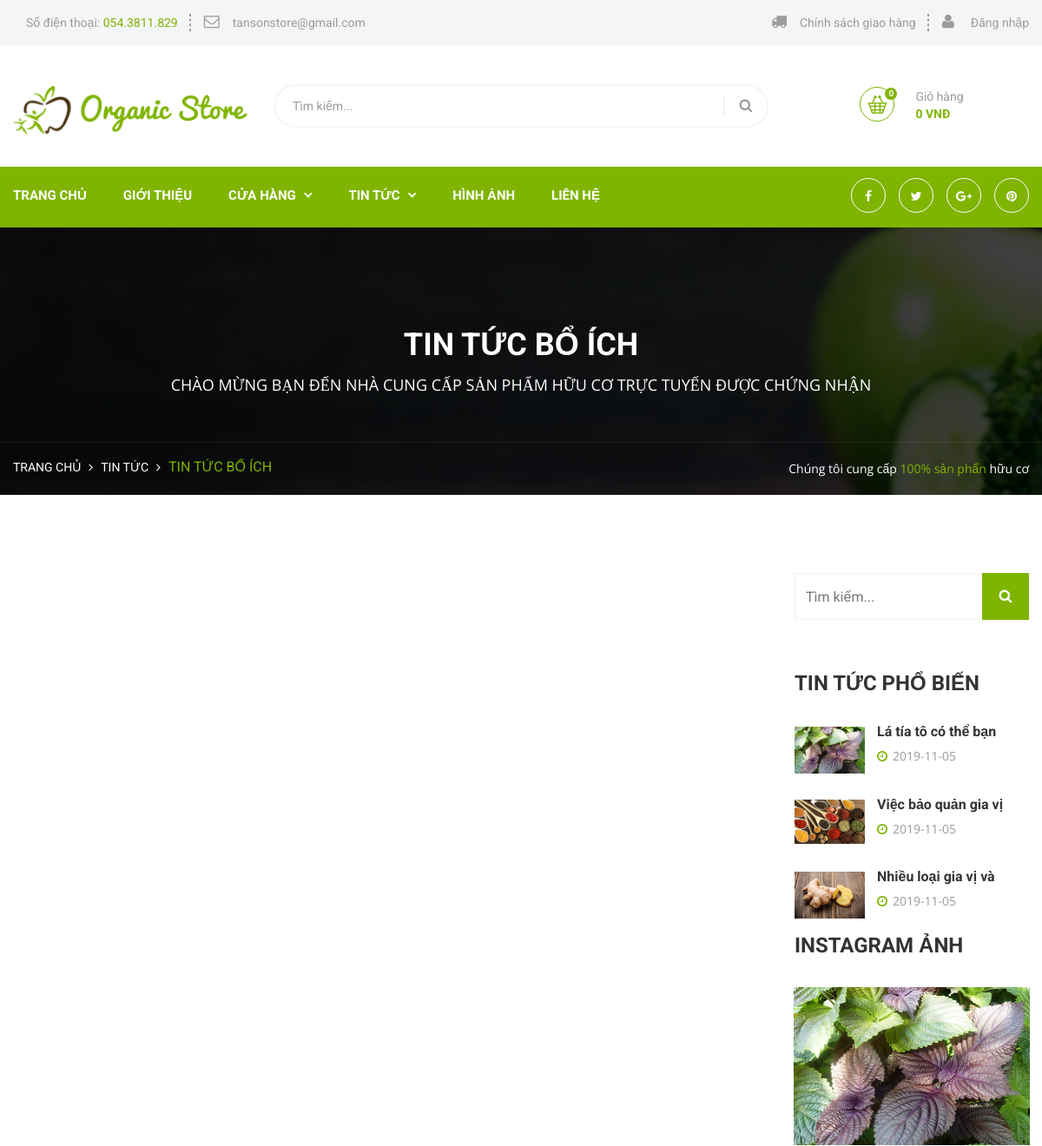
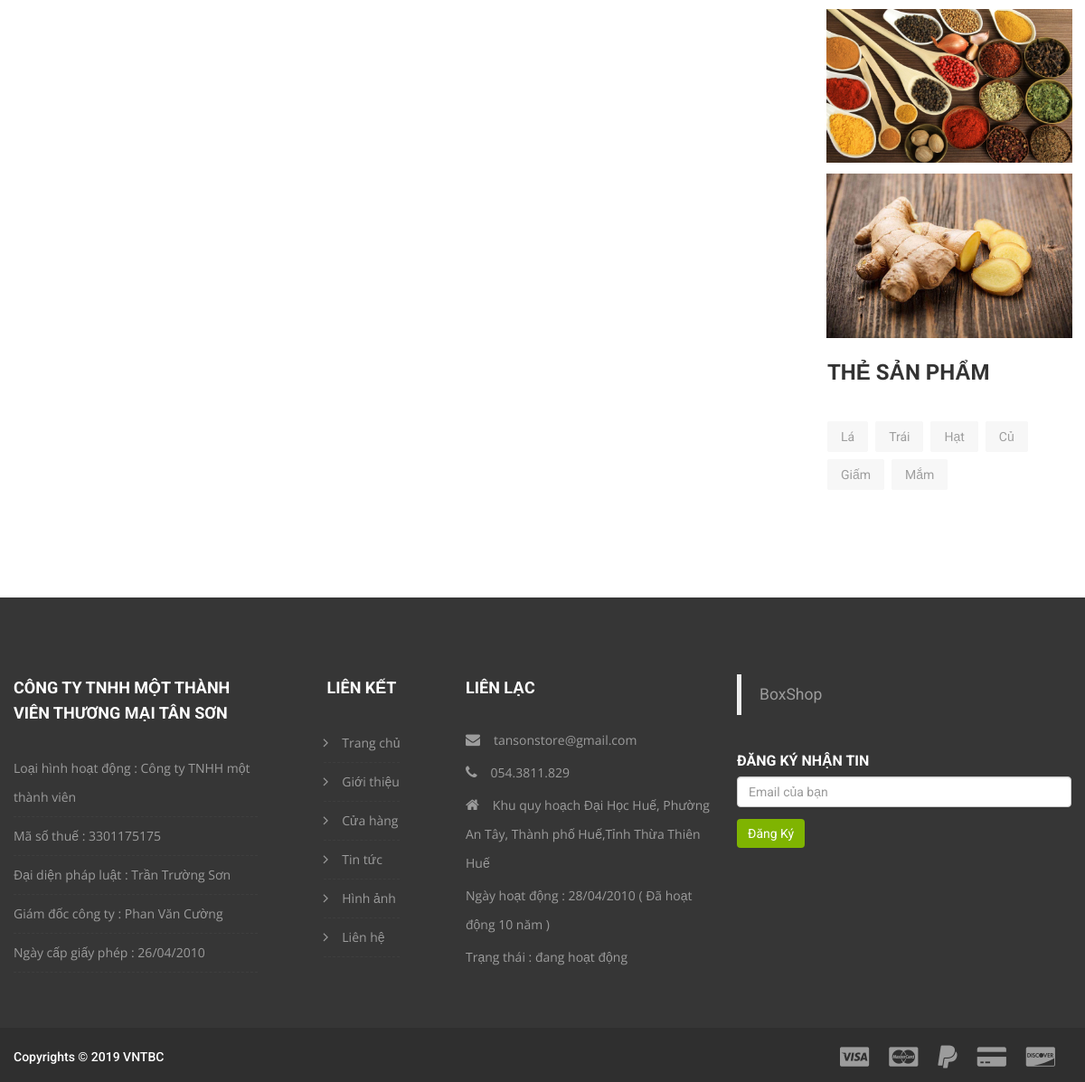
Page /new-details.php on the committed database (2 pictures, top to bottom).
### tables this page shows
CREATE TABLE `tintuc` (
  `matintuc` int(10) NOT NULL,
  `tentintuc` varchar(50) NOT NULL,
  `mota` varchar(150) NOT NULL,
  `hinhanh` varchar(100) NOT NULL,
  `noidung` mediumtext NOT NULL,
  `ngaydang` date NOT NULL
);

### new-details-right.php (the view, shortened to what this page needs)
<div class="col-md-3 col-sm-4 col-xs-12 sidebar_styleTwo">
				<div class="wrapper">
					<div class="sidebar_search">
						<form action="#" method="POST">
							<input type="text" name="searchKey" placeholder="Tìm kiếm...">
							<button class="tran3s color1_bg"><i class="fa fa-search" aria-hidden="true"></i></button>
						</form>
					</div>
					<div class="popular_news">
						<div class="theme_inner_title">
							<h4>Tin tức phổ biến</h4>
						</div>
						<div class="recent-posts">
                            <?php
                                if(isset($_POST['searchKey'])) {
                                    $searchKey = $_POST['searchKey'];
                                    $sql = "SELECT * FROM tintuc WHERE tentintuc LIKE '%$searchKey%'";
                                }
                                else {
                                    $sql = "SELECT * FROM tintuc LIMIT 4";
                                }
                            $query = mysqli_query($con, $sql);
							while ($row = mysqli_fetch_assoc($query)) {
                                $matin = $row['matintuc'];
								?>
								<div class="post">
									<div class="post-thumb"><a href="new-details.php?id=<?php echo $matin  ?>"><img src="<?php echo $row['hinhanh'] ?>" alt=""></a></div>
									<h4><a href="new-details.php?id=<?php echo $matin  ?>"><?php echo $row['tentintuc'] ?></a></h4>
									<div class="post-info"><i class="fa fa-clock-o"></i><?php echo $row['ngaydang'] ?></div>
								</div>
							<?php
							}
							?>
						</div>
					</div>
					<div class="single-sidebar">
						<div class="theme_inner_title">
							<h4>Instagram Ảnh</h4>
						</div>
						<ul class="instagram-feed">
							<?php
							$sql = "SELECT * FROM tintuc LIMIT 8";
							$query = mysqli_query($con, $sql);
							while ($row = mysqli_fetch_assoc($query)) {
								?>
								<li>
									<div class="img-holder">
										<img src="<?php echo $row['hinhanh'] ?>" alt="Awesome Image">
									</div>
								</li>
							<?php
							}
							?>
						</ul>
					</div>
					<div class="sidebar_tags wow fadeInUp">
						<div class="theme_inner_title">
							<h4>Thẻ sản phẩm</h4>
						</div>
						<ul>
							<li>
								<a href="shop.php?id=LA00" class="tran3s">Lá</a>
							</li>
							<li>
								<a href="shop.php?id=TR00" class="tran3s">Trái</a>
							</li>
							<li>
								<a href="shop.php?id=HA00" class="tran3s">Hạt</a>
							</li>
							<li>
								<a href="shop.php?id=CU00" class="tran3s">Củ</a>
							</li>
							<li>
								<a href="shop.php?id=GIAM00" class="tran3s">Giấm</a>
							</li>
							<li>
								<a href="shop.php?id=MAM00" class="tran3s">Mắm</a>
							</li>
						</ul>
					</div>
				</div>
			</div>

### rows in the picture
tintuc: hinhanh (picture), tentintuc "Lá tía tô có thể bạn", ngaydang "2019-11-05"
tintuc: hinhanh (picture), tentintuc "Việc bảo quản gia vị", ngaydang "2019-11-05"
tintuc: hinhanh (picture), tentintuc "Nhiều loại gia vị và", ngaydang "2019-11-05"

### other values in the picture
$totalNumber "0"
$totalPrice "0"
